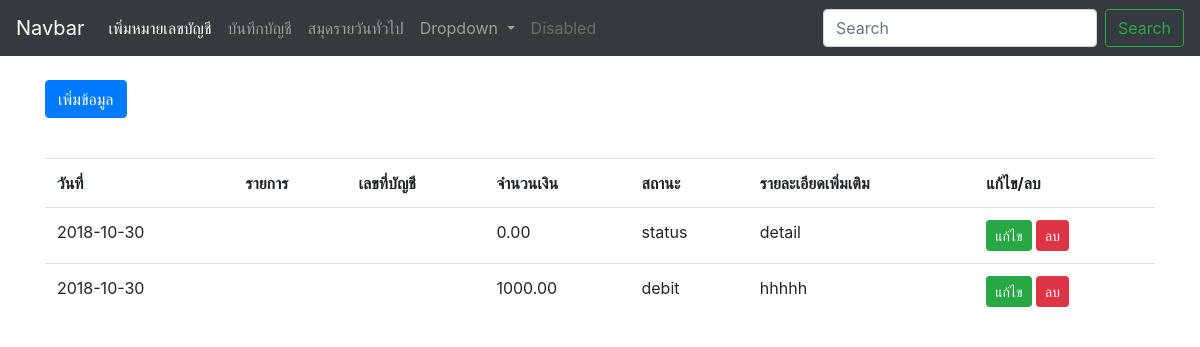
/, run on an earlier commit of the app's database.
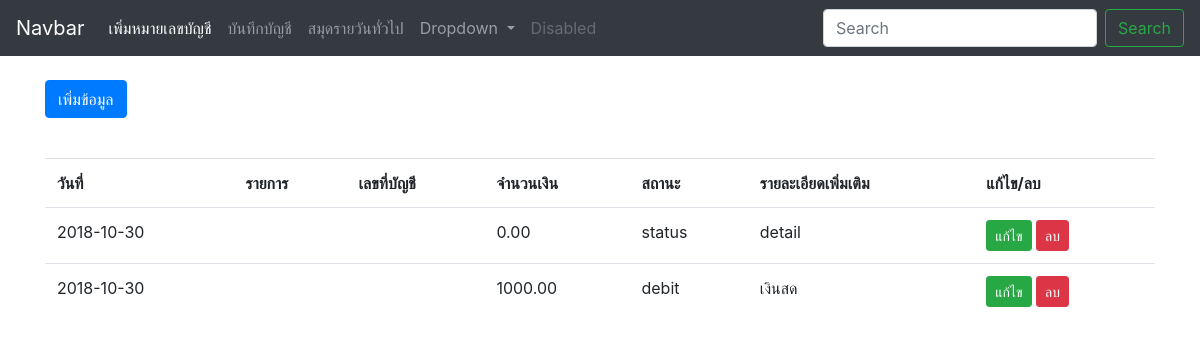
And on a later commit of the database.
### tables this page shows
CREATE TABLE `tb_book` (
  `id` int(10) UNSIGNED NOT NULL,
  `date` date NOT NULL,
  `detail` varchar(200) NOT NULL,
  `acc_id` int(10) DEFAULT '0',
  `cost` decimal(9,2) DEFAULT NULL,
  `status` varchar(10) DEFAULT NULL
);

### index.php (the view, shortened to what this page needs)
<?php
include "config/database.php";
?>
<!doctype html>
<html lang="en">
  <head>
    <link rel="stylesheet" href="bootstrap/css/bootstrap.min.css">
  </head>
  <body>
    <header>
    <?php include "template/header.php"; ?>
    </header>
    <br>
    <div class="container">
      <p>
        <a class="btn btn-primary" data-toggle="collapse" href="#collapseExample" role="button" aria-expanded="false" aria-controls="collapseExample">
          เพิ่มข้อมูล
        </a>
      </p>
    </div>
    <br>
    <div class="container">
      <div class="table-responsive">
        <table class="table">
          <tr>
            <th>วันที่</th>
            <th>รายการ</th>
            <th>เลขที่บัญชี</th>
            <th>จำนวนเงิน</th>
            <th>สถานะ</th>
            <th>รายละเอียดเพิ่มเติม</th>
            <th>แก้ไข/ลบ</th>
          </tr>
          <?php
          $sql = "SELECT * FROM tb_book book
                           LEFT JOIN tb_account_number accnum
                           ON book.acc_id = accnum.acc_id";
          $result = mysqli_query($conn,$sql);
          while ($data = mysqli_fetch_array($result)) {
          ?>
          <tr>
            <td><?php echo $data['date'];?></td>
            <td><?php echo $data['list'];?></td>
            <td><?php echo $data['acc_number'];?></td>
            <td><?php echo $data['cost'];?></td>
            <td><?php echo $data['status'];?></td>
            <td><?php echo $data['detail'];?></td>
            <td>
              <a href="#" class="btn btn-success btn-sm">แก้ไข</a>
              <a href="process/BookProcess.php?action=delete&id=<?php echo $data['id']; ?>" onclick="return confirm('ต้องการลบข้อมูลหรือไม่?')" class="btn btn-danger btn-sm">ลบ</a>
            </td>
          </tr>
          <?php
          }
          ?>
        </table>
      </div>
    </div>
  </body>
</html>

What changed in the data, as far as the page shows it:
changed tb_book "debit": detail "hhhhh" → "เงินสด"
